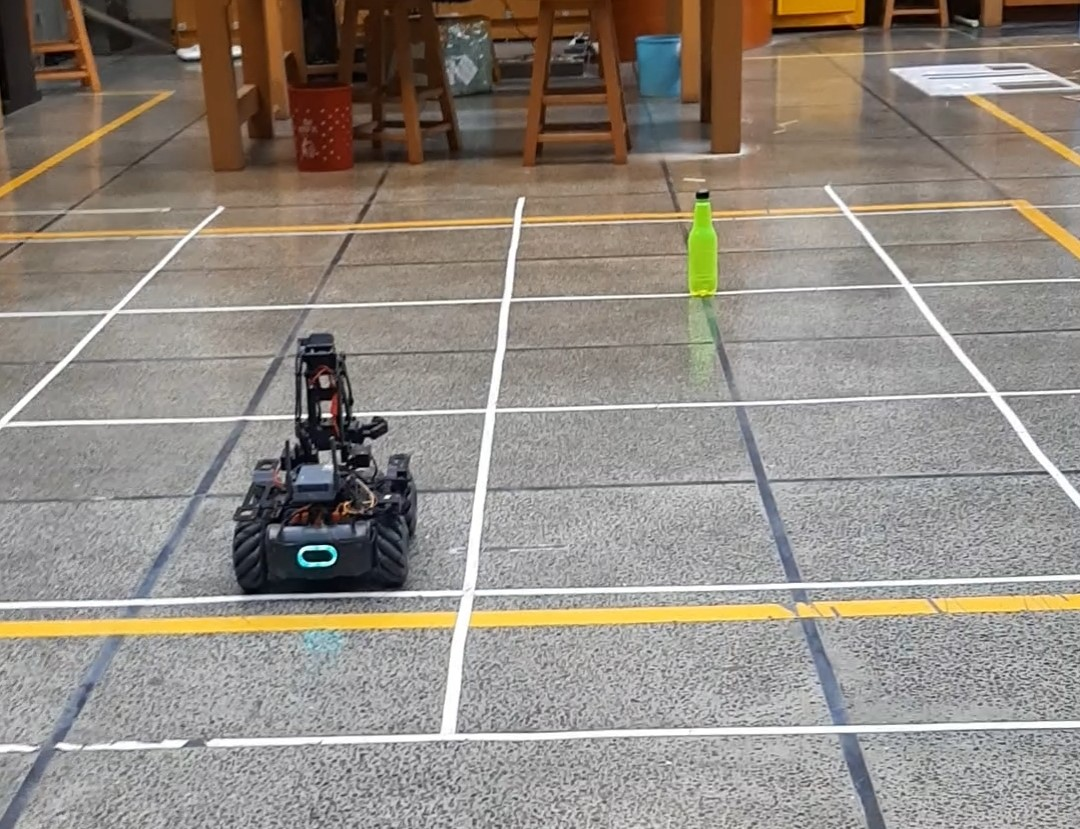
#> input picture raw.jpg, 1080 x 829 px
$ python -i 'Masking&Contouring.py'   (imports and definitions only)
#> lines starting #> are read from the running program, lines starting #| are printed output that depends on the picture; after the words box and inside, x2 and y2 are one past the last pixel; in counts of white or black regions, pixels touching at a corner belong together
#> further down, picture is the input picture: shape (829, 1080, 3); mean B, G, R 130.3, 138.8, 146.3
import cv2
import numpy as np
import time
import robomaster
from robomaster import robot
from math import radians, atan

def detect_object(img):
    hsv = cv2.cvtColor(img, cv2.COLOR_BGR2HSV)
#> hsv: shape (829, 1080, 3); mean H, S, V 50.4, 41, 148.4

    lower_green = np.array([35, 100, 100])
    upper_green = np.array([85, 255, 255])
    mask = cv2.inRange(hsv, lower_green, upper_green)
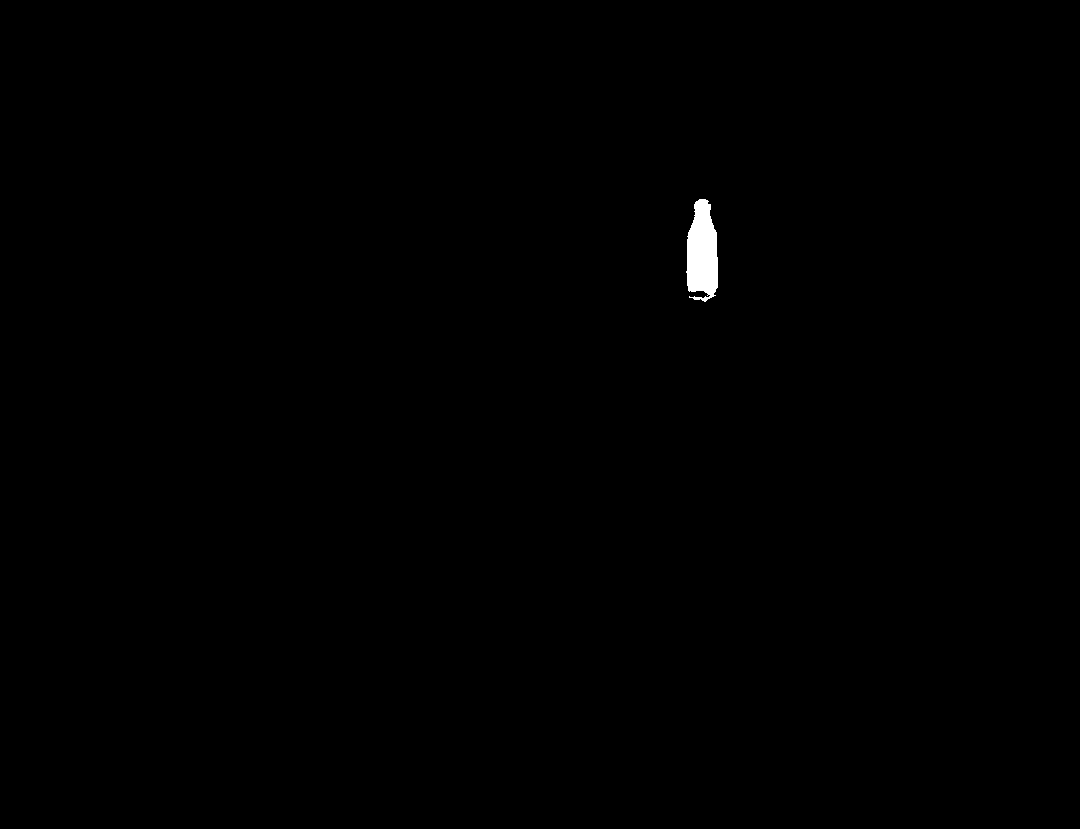
#> mask: shape (829, 1080); 0.28% white; 1 white region

    contours, _ = cv2.findContours(mask, cv2.RETR_TREE, cv2.CHAIN_APPROX_SIMPLE)
#> contours = 1 contour; box (x1, y1, x2, y2) and area: (686, 199, 718, 302) 2356

    if contours:
        largest_contour = max(contours, key=cv2.contourArea)
#> largest_contour = contour of 110 points, box (x1, y1, x2, y2) (686, 199, 718, 302), area 2356
        x, y, w, h = cv2.boundingRect(largest_contour)
#> x = 686; y = 199; w = 32; h = 103
        return x, y, w, h, mask
    return None, None, None, None, None


# [67 lines not run here, left out]

>>> import cv2
>>> picture = cv2.imread('raw.jpg')
>>> result = detect_object(picture)
#> result = 5 items
